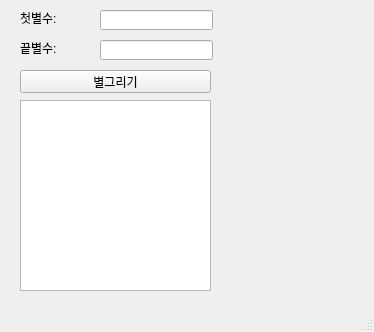
<?xml version="1.0" encoding="UTF-8"?>
<ui version="4.0">
 <class>MainWindow</class>
 <widget class="QMainWindow" name="MainWindow">
  <property name="geometry">
   <rect>
    <x>0</x>
    <y>0</y>
    <width>374</width>
    <height>332</height>
   </rect>
  </property>
  <property name="windowTitle">
   <string>MainWindow</string>
  </property>
  <widget class="QWidget" name="centralwidget">
   <widget class="QLabel" name="lbl_first">
    <property name="geometry">
     <rect>
      <x>20</x>
      <y>10</y>
      <width>91</width>
      <height>16</height>
     </rect>
    </property>
    <property name="text">
     <string>첫별수:</string>
    </property>
   </widget>
   <widget class="QPushButton" name="pb">
    <property name="geometry">
     <rect>
      <x>20</x>
      <y>70</y>
      <width>191</width>
      <height>23</height>
     </rect>
    </property>
    <property name="text">
     <string>별그리기</string>
    </property>
   </widget>
   <widget class="QLabel" name="lbl_last">
    <property name="geometry">
     <rect>
      <x>20</x>
      <y>40</y>
      <width>91</width>
      <height>16</height>
     </rect>
    </property>
    <property name="text">
     <string>끝별수:</string>
    </property>
   </widget>
   <widget class="QLineEdit" name="le_first">
    <property name="geometry">
     <rect>
      <x>100</x>
      <y>10</y>
      <width>113</width>
      <height>20</height>
     </rect>
    </property>
   </widget>
   <widget class="QLineEdit" name="le_last">
    <property name="geometry">
     <rect>
      <x>100</x>
      <y>40</y>
      <width>113</width>
      <height>20</height>
     </rect>
    </property>
   </widget>
   <widget class="QTextEdit" name="te">
    <property name="geometry">
     <rect>
      <x>20</x>
      <y>100</y>
      <width>191</width>
      <height>191</height>
     </rect>
    </property>
   </widget>
  </widget>
  <widget class="QMenuBar" name="menubar">
   <property name="geometry">
    <rect>
     <x>0</x>
     <y>0</y>
     <width>374</width>
     <height>21</height>
    </rect>
   </property>
  </widget>
  <widget class="QStatusBar" name="statusbar"/>
 </widget>
 <resources/>
 <connections/>
</ui>
